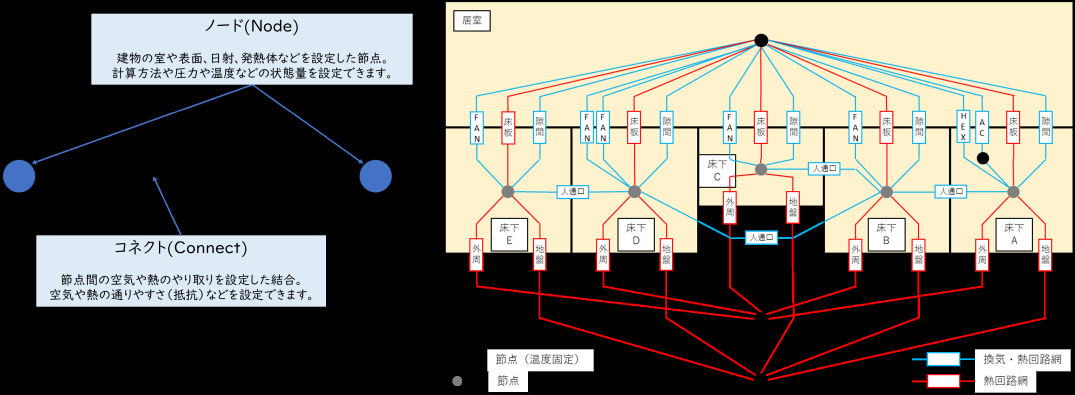
#> input picture sample01.png, 3224 x 1185 px (shown at 1/3 size); its folder holds only this picture in this run
$ python -i vtsim.py   (imports and definitions only)
#> lines starting #> are read from the running program, lines starting #| are printed output that depends on the picture
###############################################################################
# import
###############################################################################
import numpy as np
import pandas as pd
import time
import json
import itertools

from datetime import datetime, timedelta
import matplotlib.pyplot as plt

import vtsimc as vt

###############################################################################
# logger
###############################################################################
import logging
from pytz import timezone
from datetime import datetime

# loggerに命名する. この名前で呼び出すことで他のモジュールにも以下の設定が引き継がれる.
logger = logging.getLogger(__name__)
# [1 line not run here, left out]

'''
# コンソールに出力するハンドラの設定
sh = logging.StreamHandler()
sh.setLevel(logging.INFO)

logger.addHandler(sh)

def customTime(*args):
    return datetime.now(timezone('Asia/Tokyo')).timetuple()

formatter = logging.Formatter(
    #fmt='%(levelname)s : %(asctime)s : %(message)s',
    fmt='%(message)s',
    datefmt="%Y-%m-%d %H:%M:%S"
)

formatter.converter = customTime
sh.setFormatter(formatter)
'''

###############################################################################
# define const
###############################################################################
SOLVE_LU:   int = vt.SOLVE_LU
SOLVE_SOR:  int = vt.SOLVE_SOR

OPT_DF:     int  = 0              #DataFrameを出力
OPT_CSV:    int  = 1              #上記に加え、csvファイルを出力
OPT_GRAPH:  int  = 2              #上記に加えグラフを描画

SN_NONE:    int = vt.SN_NONE
SN_CALC:    int = vt.SN_CALC
SN_FIX:     int = vt.SN_FIX
SN_DLY:     int = vt.SN_DLY

VN_SIMPLE:  int = vt.VN_SIMPLE
VN_GAP:     int = vt.VN_GAP
VN_FIX:     int = vt.VN_FIX
VN_AIRCON:  int = vt.VN_AIRCON
VN_FAN:     int = vt.VN_FAN

TN_SIMPLE:  int = vt.TN_SIMPLE
TN_AIRCON:  int = vt.TN_AIRCON
TN_SOLAR:   int = vt.TN_SOLAR
TN_GROUND:  int = vt.TN_GROUND
TN_HEATER:  int = vt.TN_HEATER

AC_AUTO:    int = vt.AC_AUTO
AC_HEATING: int = vt.AC_HEATING
AC_COOLING: int = vt.AC_COOLING
AC_STOP:    int = vt.AC_STOP

# [1 line that did not run here, left out]

df_p   = pd.DataFrame()
df_c   = pd.DataFrame()
df_t   = pd.DataFrame()
df_qv  = pd.DataFrame()
df_qt1 = pd.DataFrame()
df_qt2 = pd.DataFrame()

###############################################################################
# define lambda etc.
###############################################################################
read_csv = lambda fn:   pd.read_csv(fn, index_col = 0, parse_dates = True).fillna(method = 'bfill')\
                                                                          .fillna(method = 'ffill')     #csvファイルの読み込み

index    = lambda freq, length:   pd.DataFrame(index = pd.date_range(datetime(2021, 1, 1, 0, 0, 0),
                                               datetime(2021, 1, 1, 0, 0, 0) + timedelta(seconds = length),
                                               freq = freq)).index                                      #頻度freq、長さlengthのindex

###############################################################################
# define function
###############################################################################
# [42 lines left out: functions encode, read_json, read_hasp, write_json, not called in this run]

def to_json(input):                                                                                     #dict型をJSON形式に変換
    input['version'] = '4.0.0'
    return(json.dumps(input, default = encode, ensure_ascii = False, indent = 4))

# [11 lines left out: functions to_list_f, to_list_i, not called in this run]

###############################################################################
# main
###############################################################################
def run_calc(input):                                                                        #はじめに呼び出される関数
    if   type(input) == dict:   input = to_json(input)                                      #辞書型であれば、JSON形式に変換
    elif type(input) != str:    raise Exception('ERROR: inputは、辞書型かJSON形式である必要がります。') #文字列（JSON形式)で無ければエラー

    input = json.loads(input)                                                               #JSON形式を辞書型に変換
    if 'vn' not in input:       input['vn'] = {}
    if 'tn' not in input:       input['tn'] = {}


    if 'index' in input:        set_calc_status(input)                                      #計算条件を設定
    else:                       raise Exception('ERROR: index が存在しません。')             #indexが無ければエラー

    if 'wind_pressure' in input:    input = set_wind_pressure(input)
    if 'outside_temp'  in input:    input = set_outside_temp(input)
    if 'solar'         in input:    input = set_solar(input)                                #日射量をセット
    if 'nocturnal'     in input:    input = set_nocturnal(input)                            #夜間放射をセット

    if 'room'          in input:    input = set_room(input)
    if 'ground'        in input:    input = set_ground(input)
    if 'wall'          in input:    input = set_wall(input)
    if 'glass'         in input:    input = set_glass(input)
    if 'room'          in input:    input = set_radiation(input)

    if 'sn' in input:           input = add_capa(input)                                     #熱容量を設定
    else:                       raise Exception('ERROR: ノード(sn)が存在しません。')        #sn（ノード）が無ければエラー

    if 'aircon' in input:       input = set_aircon1(input)                                  #エアコンをセット
    if 'heater' in input:       input = set_heater(input)                                   #ヒーターをセット

    if 'dust_source' in input:  input = set_dust_source(input)                              #発塵源のセット
    if 'air_cleaner' in input:  input = set_air_cleaner(input)                              #空気清浄機のセット

    #with open('calc.json', 'w') as f:                                                      #計算入力を　calc.jsonに格納
    #    json.dump(input, f, ensure_ascii = False, indent = 4)

    set_sim_node(input['sn'])                                                               #sn（ノード）の設定
    set_vent_net(input['vn'])                                                               #vn（換気回路網）の設定
    set_thrm_net(input['tn'])                                                               #tn（熱回路網）の設定

    if 'aircon' in input:   set_aircon2(input)

    logger.info('******* check vtsim c++ data *******')
    logger.info('sts     ' + str([calc.sts.length, calc.sts.t_step, calc.sts.solve,
                                  calc.sts.step_p, calc.sts.vent_err, calc.sts.step_t, calc.sts.thrm_err,
                                  calc.sts.conv_err, calc.sts.sor_ratio, calc.sts.sor_err]))
    logger.info('sn      ' + str([n.i for n in calc.sn]))
    logger.info('node    ' + str(calc.node))
    logger.info('v_net   ' + str(calc.v_net))
    logger.info('t_net   ' + str(calc.t_net))
    logger.info('v_idc   ' + str(calc.v_idc))
    logger.info('c_idc   ' + str(calc.c_idc))
    logger.info('t_idc   ' + str(calc.t_idc))
    logger.info('i_vn_ac ' + str(calc.i_vn_ac))
    logger.info('i_tn_ac ' + str(calc.i_tn_ac))

    logger.info('******* start vtsim c++ calc *******')
    s_time = time.time()
    calc.calc()                                                                     #計算
    e_time = time.time() - s_time
    logger.info("calc time = {0}".format(e_time * 1000) + "[ms]")

    logger.info('******* output vtsim c++ calc *******')
    dat_list = make_df(calc.result(), pd.to_datetime(input['index'], format='%Y/%m/%d %H:%M:%S'))
    opt = input['opt'] if 'opt' in input else OPT_GRAPH

    output_calc(dat_list, opt)

# [487 lines left out: functions set_calc_status, set_wind_pressure, set_outside_temp, set_solar, set_nocturnal, set_room and 20 more, not called in this run]

>>> import cv2
>>> picture = cv2.imread('../sample01.png', cv2.IMREAD_GRAYSCALE)
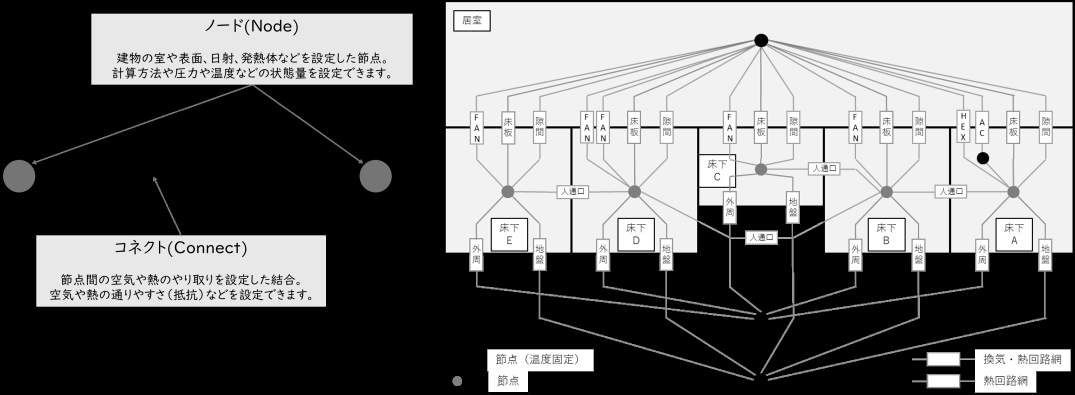
#> picture: shape (1185, 3224) (shown at 1/3 size); min 0, max 255, mean 112.5
#> (the run stopped early here; a loop or call above may not have finished)
